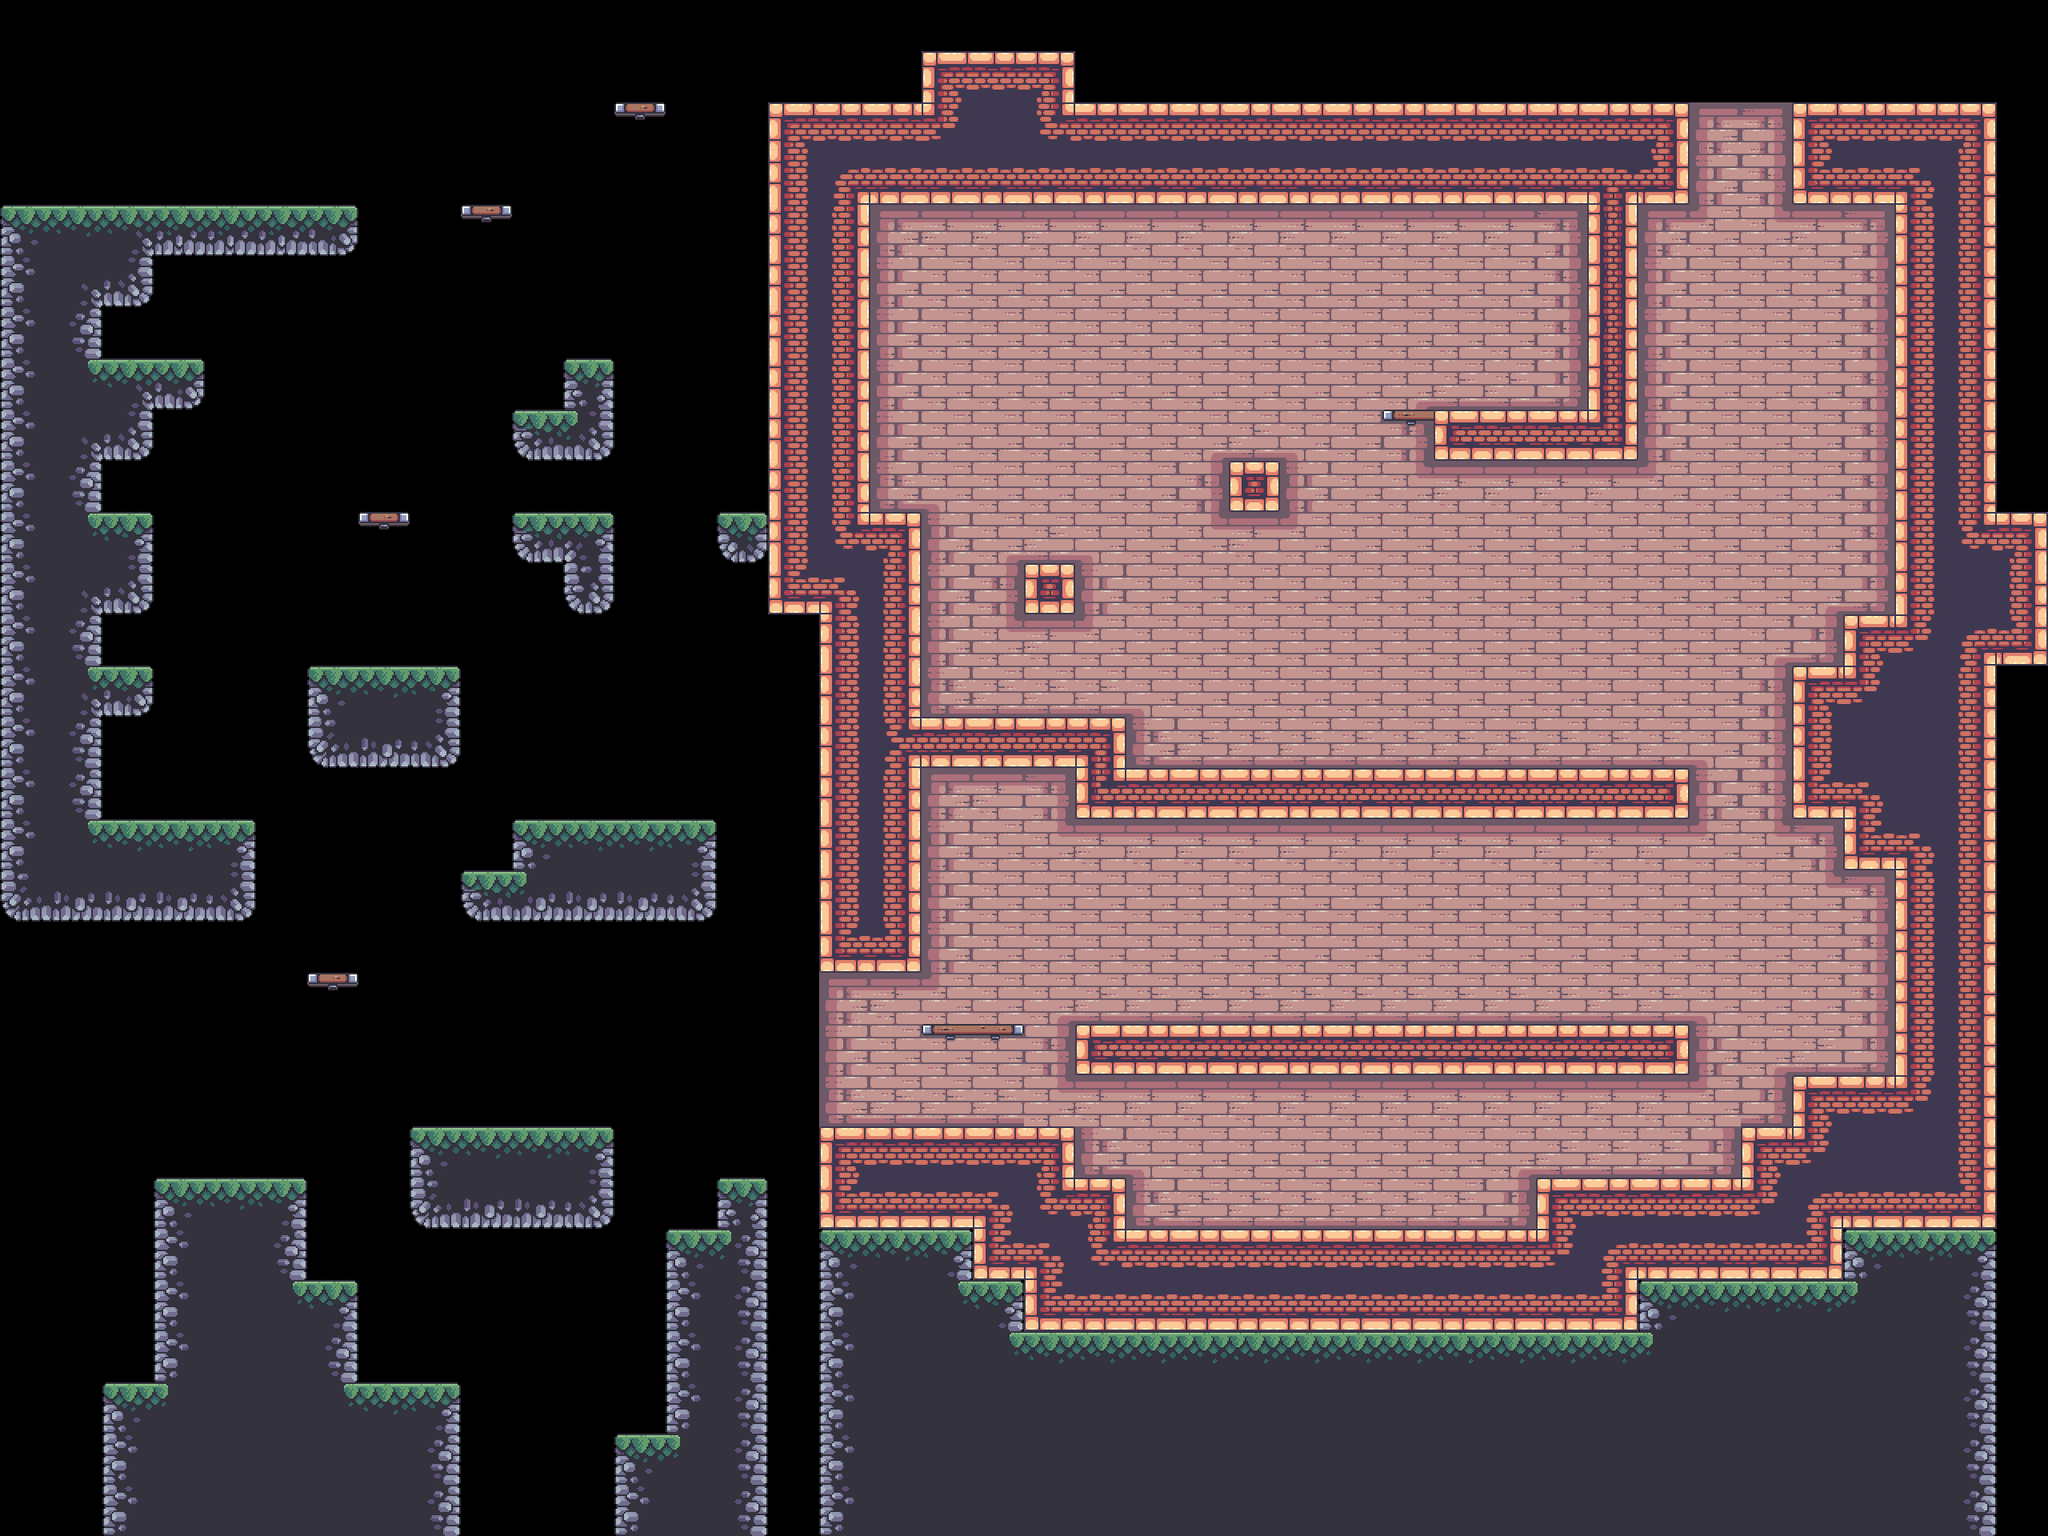

Below is a game level as drawn by its tile map, then a one-line description and the .tmx that defines it (tile-layer data replaced by summaries):
An orthogonal 40x30 tile map with 64x64 px tiles, 4 tile layers (BG, Terrain, Platforms, FG), 8 tilesets and 135 objects (26x floor_spike, 23x static, 20x silver, 12x candle, 7x saw, ...).

<map version="1.10" tiledversion="1.11.2" orientation="orthogonal" renderorder="right-down" width="40" height="30" tilewidth="64" tileheight="64" infinite="0" nextlayerid="14" nextobjectid="244">
 <tileset firstgid="1" source="../tilesets/items.tsx" />
 <tileset firstgid="6" source="../tilesets/extra.tsx" />
 <tileset firstgid="72" source="../tilesets/enemies.tsx" />
 <tileset firstgid="72" source="../tilesets/grass.tsx" />
 <tileset firstgid="77" source="../tilesets/outside.tsx" />
 <tileset firstgid="125" source="../tilesets/inside.tsx" />
 <tileset firstgid="221" source="../tilesets/objects.tsx" />
 <tileset firstgid="249" source="../tilesets/platforms.tsx" />
 <layer id="9" name="BG" width="40" height="30">
  <data>[1200 cells, 379 non-empty, 13 distinct tile ids]</data>
 </layer>
 <objectgroup id="12" name="BG details" class="window">
  <object id="180" name="static" gid="240" x="1606.33" y="1537.67" width="14" height="34" />
  <object id="181" name="static" gid="241" x="1808" y="1538.67" width="30" height="14" />
  <object id="182" name="static" gid="242" x="1535" y="1538.67" width="14" height="28" />
  <object id="183" name="static" gid="243" x="1472" y="1538.33" width="24" height="14" />
  <object id="184" name="static" gid="244" x="1856" y="960" width="42" height="44" />
  <object id="185" name="static" gid="245" x="1816.33" y="1536" width="42" height="44" />
  <object id="186" name="static" gid="244" x="2240" y="832" width="42" height="44" />
  <object id="188" name="static" gid="235" x="1728" y="1536" width="42" height="32" />
  <object id="189" name="static" gid="248" x="1152" y="896" width="82" height="98" />
  <object id="190" name="candle" gid="236" x="1216" y="1088" width="64" height="64" />
  <object id="191" name="candle" gid="236" x="1600" y="1408" width="64" height="64" />
  <object id="192" name="candle" gid="236" x="1856" y="1408" width="64" height="64" />
  <object id="193" name="candle" gid="236" x="2176" y="1280" width="64" height="64" />
  <object id="194" name="candle" gid="236" x="1280" y="576" width="64" height="64" />
  <object id="195" name="candle" gid="236" x="1536" y="448" width="64" height="64" />
  <object id="196" name="candle" gid="236" x="1792" y="832" width="64" height="64" />
  <object id="197" name="candle" gid="236" x="1536" y="832" width="64" height="64" />
  <object id="198" name="candle" gid="236" x="2048" y="832" width="64" height="64" />
  <object id="199" name="big_chain" gid="238" x="1792" y="700" width="64" height="116" />
  <object id="200" name="big_chain" gid="238" x="1280" y="1084" width="64" height="116" />
  <object id="201" name="small_chain" gid="239" x="1408" y="1088" width="64" height="62" />
  <object id="202" name="big_chain" gid="238" x="1536" y="1148" width="64" height="116" />
  <object id="203" name="big_chain" gid="238" x="1728" y="1148" width="64" height="116" />
  <object id="204" name="small_chain" gid="239" x="1664" y="1088" width="64" height="62" />
  <object id="205" name="small_chain" gid="239" x="1920" y="1088" width="64" height="62" />
  <object id="206" name="static" gid="244" x="1984" y="1280" width="42" height="44" />
  <object id="207" name="static" gid="240" x="1664" y="1280" width="14" height="34" />
  <object id="208" name="static" gid="245" x="1920" y="1280" width="42" height="44" />
  <object id="209" name="static" gid="243" x="1473.5" y="1280" width="24" height="14" />
  <object id="210" name="static" gid="243" x="1692" y="1282" width="24" height="14" />
  <object id="211" name="candle" gid="236" x="1408" y="1152" width="64" height="64" />
  <object id="213" name="candle" gid="236" x="1664" y="1152" width="64" height="64" />
  <object id="215" name="candle" gid="236" x="1920" y="1152" width="64" height="64" />
  <object id="222" name="window" gid="237" x="1728" y="384" width="64" height="64" />
  <object id="223" name="window" gid="237" x="1216" y="448" width="64" height="64" />
  <object id="224" name="static" gid="235" x="1792" y="960" width="42" height="32" />
  <object id="225" name="static" gid="245" x="1536" y="960" width="42" height="44" />
  <object id="226" name="static" gid="241" x="1552" y="962.67" width="30" height="14" />
  <object id="228" name="static" gid="243" x="1856" y="960" width="24" height="14" />
  <object id="230" name="static" gid="235" x="1175.75" y="1279.25" width="42" height="32" />
  <object id="231" name="static" gid="245" x="1233.5" y="1279.5" width="42" height="44" />
  <object id="232" name="static" gid="243" x="1221.75" y="1279.75" width="24" height="14" />
  <object id="233" name="static" gid="247" x="1547.33" y="1523.67" width="52" height="178" />
  <object id="234" name="static" gid="247" x="1792" y="1523.33" width="52" height="178" />
  <object id="240" name="small_chain" gid="239" x="1525" y="1090.5" width="64" height="62" />
 </objectgroup>
 <layer id="1" name="Terrain" width="40" height="30">
  <data>[1200 cells, 455 non-empty, 47 distinct tile ids]</data>
 </layer>
 <layer id="5" name="Platforms" width="40" height="30">
  <data>[1200 cells, 7 non-empty, 3 distinct tile ids]</data>
 </layer>
 <layer id="10" name="FG" width="40" height="30">
  <data>[1200 cells, 0 non-empty, 0 distinct tile ids]</data>
 </layer>
 <objectgroup id="4" name="Objects">
  <!-- 45 objects omitted --></objectgroup>
 <objectgroup id="13" name="Moving Objects">
  <!-- 4 objects omitted --></objectgroup>
 <objectgroup id="7" name="Items">
  <!-- 27 objects omitted --></objectgroup>
 <objectgroup id="6" name="Enemies">
  <!-- 12 objects omitted --></objectgroup>
 <objectgroup id="2" name="Water">
  <!-- 1 objects omitted --></objectgroup>
 <objectgroup id="8" name="Data">
  <!-- 1 objects omitted --></objectgroup>
</map>
<!-- 90 of 135 objects omitted -->
